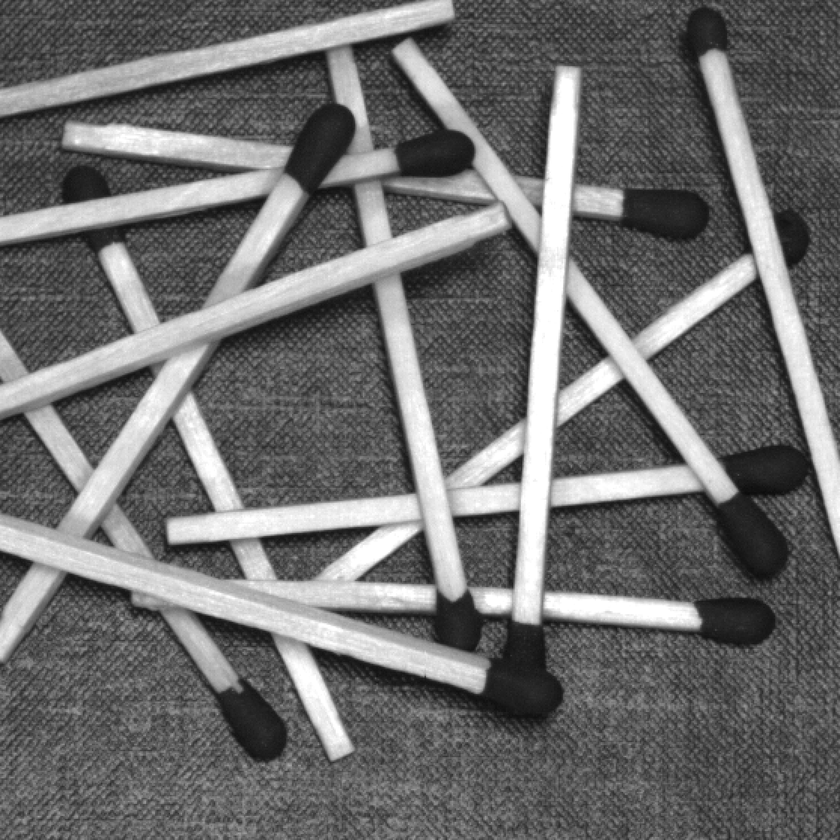
%> input picture DIPUM2E_International_Original_Book_Images/DIPUM2E_International_Original_Book_Images/DIPUM2E_International_Ed_CH11_Images/Fig1126(a).tif, 840 x 840 px, shrunk from 1116 x 1116 before the run
$ octave e8_12.m   (GNU Octave 9; MATLAB toolbox functions it lacks are replaced by stand-ins)
%> lines starting %> are read from the running program, lines starting %| are printed output that depends on the picture
### dipum_toolbox_2.0.1/specxture.m
function [srad, sang, S] = specxture(f)
%SPECXTURE Computes spectral texture of an image.
%   [SRAD, SANG, S] = SPECXTURE(F) computes SRAD, the spectral energy
%   distribution as a function of radius from the center of the
%   spectrum, SANG, the spectral energy distribution as a function of
%   angle for 0 to 180 degrees in increments of 1 degree, and S =
%   log(1 + spectrum of f), normalized to the range [0, 1]. The
%   maximum value of radius is min(M,N), where M and N are the number
%   of rows and columns of image (region) f. Thus, SRAD is a row
%   vector of length = (min(M, N)/2) - 1; and SANG is a row vector of
%   length 180.

%   Copyright 2002-2009 R. C. Gonzalez, R. E. Woods, and S. L. Eddins
%   From the book Digital Image Processing Using MATLAB, 2nd ed.,
%   Gatesmark Publishing, 2009.
%
%   Book web site: http://www.imageprocessingplace.com
%   Publisher web site: http://www.gatesmark.com/DIPUM2e.htm

% Obtain the centered spectrum, S, of f. The variables of S are
% (u, v), running from 1:M and 1:N, with the center (zero frequency)
% at [M/2 + 1, N/2 + 1] (see Chapter 4).
S = fftshift(fft2(f));
S = abs(S);
[M, N] = size(S);
x0 = M/2 + 1;
y0 = N/2 + 1;

% Maximum radius that guarantees a circle centered at (x0, y0) that
% does not exceed the boundaries of S.
rmax = min(M, N)/2 - 1;

% Compute srad.
srad = zeros(1, rmax);
srad(1) = S(x0, y0);
for r = 2:rmax
   [xc, yc] = halfcircle(r, x0, y0);
   srad(r) = sum(S(sub2ind(size(S), xc, yc)));
end

% Compute sang.
[xc, yc] = halfcircle(rmax, x0, y0);
sang = zeros(1, length(xc));
for a = 1:length(xc)
   [xr, yr] = radial(x0, y0, xc(a), yc(a));
   sang(a) = sum(S(sub2ind(size(S), xr, yr)));
end

% Output the log of the spectrum for easier viewing, scaled to the
% range [0, 1].
S = mat2gray(log(1 + S));

%-------------------------------------------------------------------%
function [xc, yc] = halfcircle(r, x0, y0)
%   Computes the integer coordinates of a half circle of radius r and
%   center at (x0,y0) using one degree increments.
%
%   Goes from 91 to 270 because we want the half circle to be in the
%   region defined by top right and top left quadrants, in the
%   standard image coordinates.

theta=91:270;
theta = theta*pi/180;
[xc, yc] = pol2cart(theta, r);
xc = round(xc)' + x0; % Column vector.
yc = round(yc)' + y0;

%-------------------------------------------------------------------%
function [xr, yr] = radial(x0, y0, x, y)
%   Computes the coordinates of a straight line segment extending
%   from (x0, y0) to (x, y).
%
%   Based on function intline.m.  xr and yr are returned as column
%   vectors.

[xr, yr] = intline(x0, x, y0, y);

### dipum_toolbox_2.0.1/intline.m
function [x, y] = intline(x1, x2, y1, y2)
%INTLINE Integer-coordinate line drawing algorithm.
%  [X, Y] = INTLINE(X1, X2, Y1, Y2) computes an
%  approximation to the line segment joining (X1, Y1) and
%  (X2, Y2) with integer coordinates.  X1, X2, Y1, and Y2
%  should be integers.  INTLINE is reversible; that is,
%  INTLINE(X1, X2, Y1, Y2) produces the same results as
%  FLIPUD(INTLINE(X2, X1, Y2, Y1)).

%   Copyright 1993-2002 The MathWorks, Inc.  Used with permission.

dx = abs(x2 - x1);
dy = abs(y2 - y1);

% Check for degenerate case.
if ((dx == 0) && (dy == 0))
   x = x1;
   y = y1;
  return;
end

flip = 0;
if (dx >= dy)
   if (x1 > x2)
      % Always "draw" from left to right.
      t = x1; x1 = x2; x2 = t;
      t = y1; y1 = y2; y2 = t;
      flip = 1;
   end
   m = (y2 - y1)/(x2 - x1);
   x = (x1:x2).';
   y = round(y1 + m*(x - x1));
else
   if (y1 > y2)
      % Always "draw" from bottom to top.
      t = x1; x1 = x2; x2 = t;
      t = y1; y1 = y2; y2 = t;
      flip = 1;
   end
   m = (x2 - x1)/(y2 - y1);
   y = (y1:y2).';
   x = round(x1 + m*(y - y1));
end

if (flip)
   x = flipud(x);
   y = flipud(y);
end

### example/e8_12.m
clc,clear,close all;
f1 = imread('Fig1126(a).tif');
%> f1 is the input picture: size 840x840 uint8; min 11, max 255, mean 109.5
f2 = imread('Fig1126(b).tif');
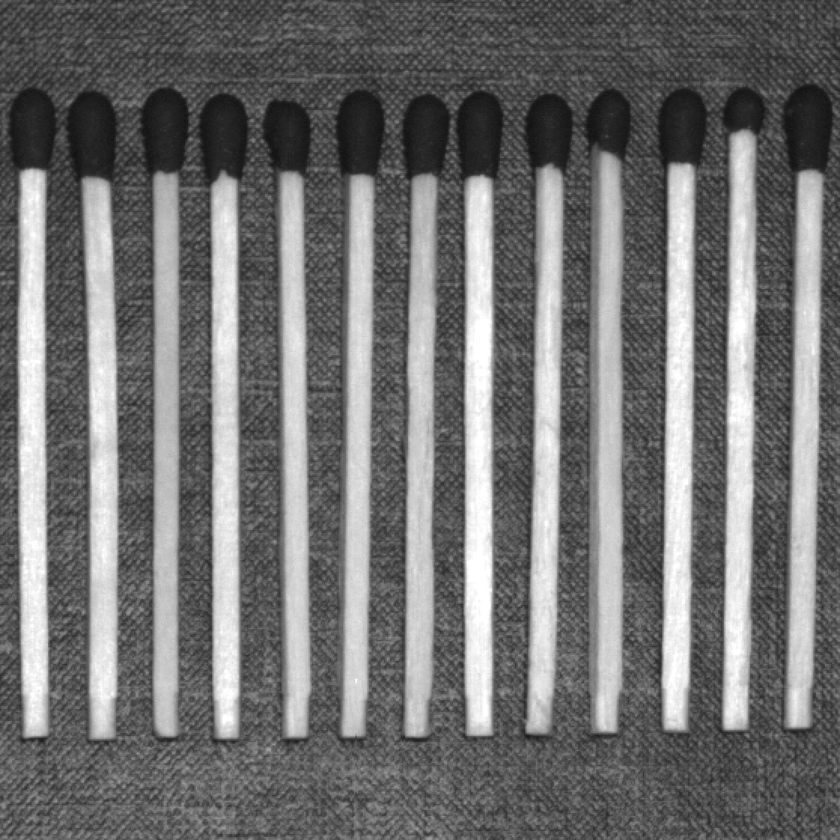
%> input picture DIPUM2E_International_Original_Book_Images/DIPUM2E_International_Original_Book_Images/DIPUM2E_International_Ed_CH11_Images/Fig1126(b).tif, 840 x 840 px, shrunk from 1116 x 1116 before the run
%> f2 is the input picture: size 840x840 uint8; min 17, max 255, mean 112.9
f1_fft = fftshift(fft2(f1));
f2_fft = fftshift(fft2(f2));
figure
subplot(221),imshow(f1)
subplot(222),imshow(f2)
subplot(223),imshow(im2uint8(mat2gray(log(1+double(abs(f1_fft))))),[])
%> after `imshow(im2uint8(mat2gray(log(1+double(abs(f1_fft))))),[])`:
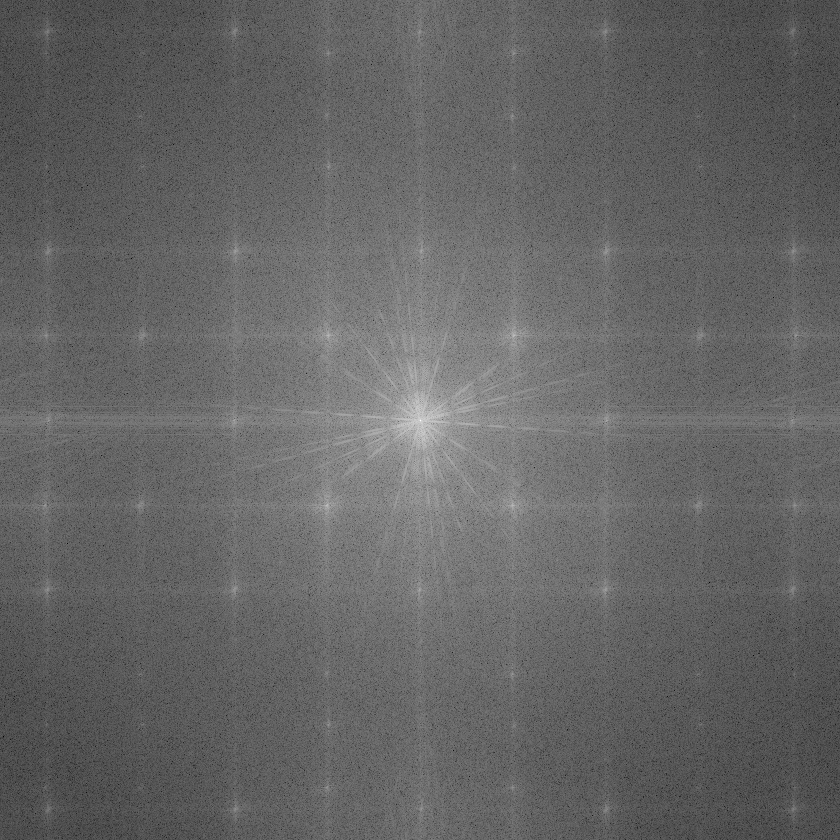
%> displayed picture: size 840x840, on the screen's scale of 0 to 255; min 0, max 255, mean 100.9
subplot(224),imshow(im2uint8(mat2gray(log(1+double(abs(f2_fft))))),[])
[srad, sang, S] = specxture(f1);
%> after the loop in specxture, `for r = 2:rmax`: srad = 419 values, max 439003242.5 at index 2, min 387721.4 at index 417, mean 12892569.2
%> after the loop in specxture, `for a = 1:length(xc)`: sang = 180 values, max 132808128.6 at index 176, min 92929048.6 at index 52, mean 108043512.1
figure
subplot(221),plot(srad)
subplot(222),plot(sang)
[srad, sang, S] = specxture(f2);
subplot(223),plot(srad)
subplot(224),plot(sang)
%> after `plot(sang)`:
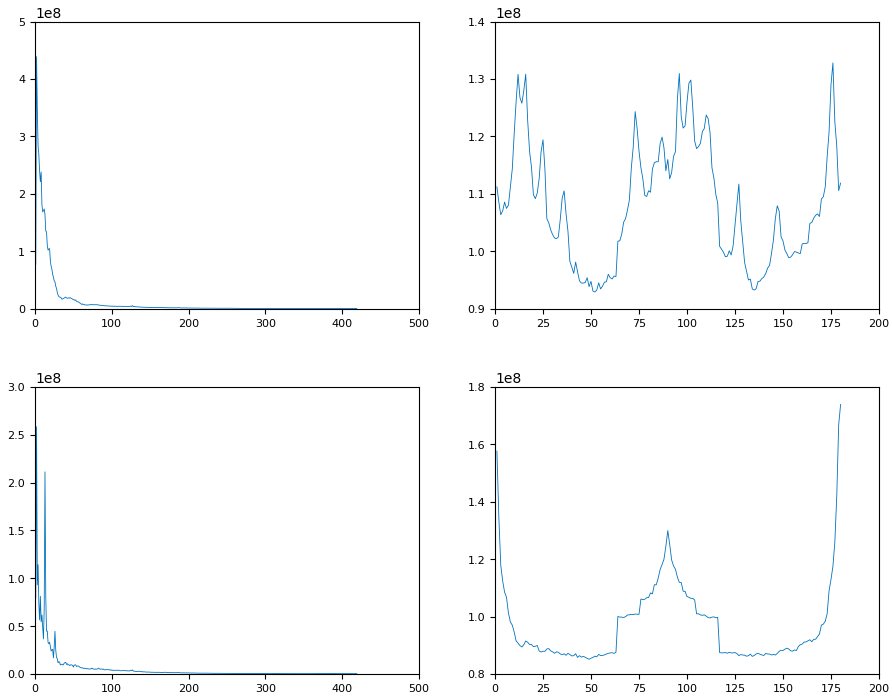
%> figure redrawn from the program's plot data, 4 panels; panel 1: curve peaks at x = 2, y = 439003242.5; panel 2: curve peaks at x = 176, y = 132808128.6; panel 3: curve peaks at x = 2, y = 258264296.8; panel 4: curve peaks at x = 180, y = 173848034.4
